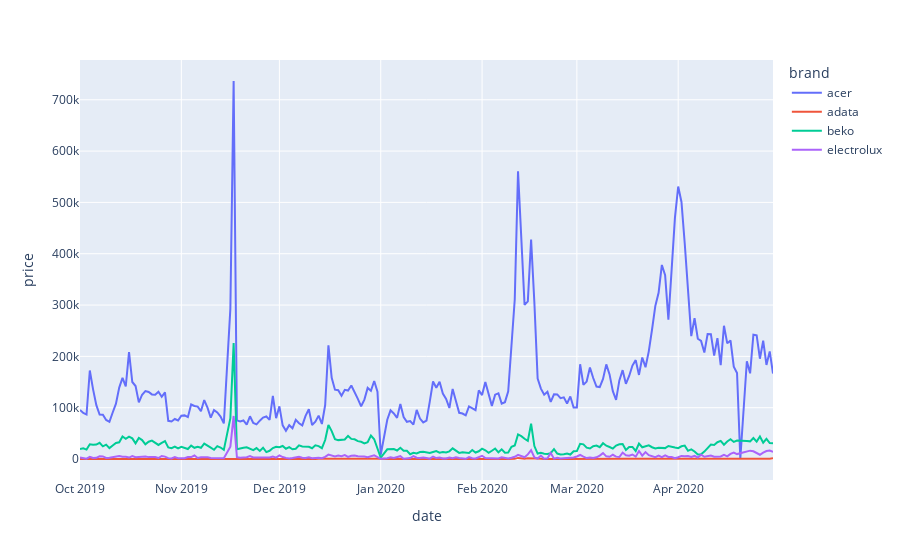

Here is the notebook cell this chart was saved with:
### Code cell
px.line(data_frame=df_g, x="date", y="price", color="brand")
#plt.show()

### Figure 1 — Plotly figure (JSON) as saved in the notebook; plotly's stock layout.template omitted (floating-point values rounded to 4 significant figures; data arrays with more than 128 entries replaced by an {"elided": "..."} marker saying what was removed)
{"data": [{"hovertemplate": "brand=acer<br>date=%{x}<br>price=%{y}<extra></extra>", "legendgroup": "acer", "line": {"color": "#636efa", "dash": "solid"}, "marker": {"symbol": "circle"}, "mode": "lines", "name": "acer", "orientation": "v", "showlegend": true, "type": "scatter", "x": {"elided": "210 str values"}, "xaxis": "x", "y": {"elided": "210 float values"}, "yaxis": "y"}, {"hovertemplate": "brand=adata<br>date=%{x}<br>price=%{y}<extra></extra>", "legendgroup": "adata", "line": {"color": "#EF553B", "dash": "solid"}, "marker": {"symbol": "circle"}, "mode": "lines", "name": "adata", "orientation": "v", "showlegend": true, "type": "scatter", "x": {"elided": "186 str values"}, "xaxis": "x", "y": {"elided": "186 float values"}, "yaxis": "y"}, {"hovertemplate": "brand=beko<br>date=%{x}<br>price=%{y}<extra></extra>", "legendgroup": "beko", "line": {"color": "#00cc96", "dash": "solid"}, "marker": {"symbol": "circle"}, "mode": "lines", "name": "beko", "orientation": "v", "showlegend": true, "type": "scatter", "x": {"elided": "209 str values"}, "xaxis": "x", "y": {"elided": "209 float values"}, "yaxis": "y"}, {"hovertemplate": "brand=electrolux<br>date=%{x}<br>price=%{y}<extra></extra>", "legendgroup": "electrolux", "line": {"color": "#ab63fa", "dash": "solid"}, "marker": {"symbol": "circle"}, "mode": "lines", "name": "electrolux", "orientation": "v", "showlegend": true, "type": "scatter", "x": {"elided": "209 str values"}, "xaxis": "x", "y": {"elided": "209 float values"}, "yaxis": "y"}], "layout": {"legend": {"title": {"text": "brand"}, "tracegroupgap": 0}, "margin": {"t": 60}, "xaxis": {"anchor": "y", "domain": [0, 1], "title": {"text": "date"}}, "yaxis": {"anchor": "x", "domain": [0, 1], "title": {"text": "price"}}}}
